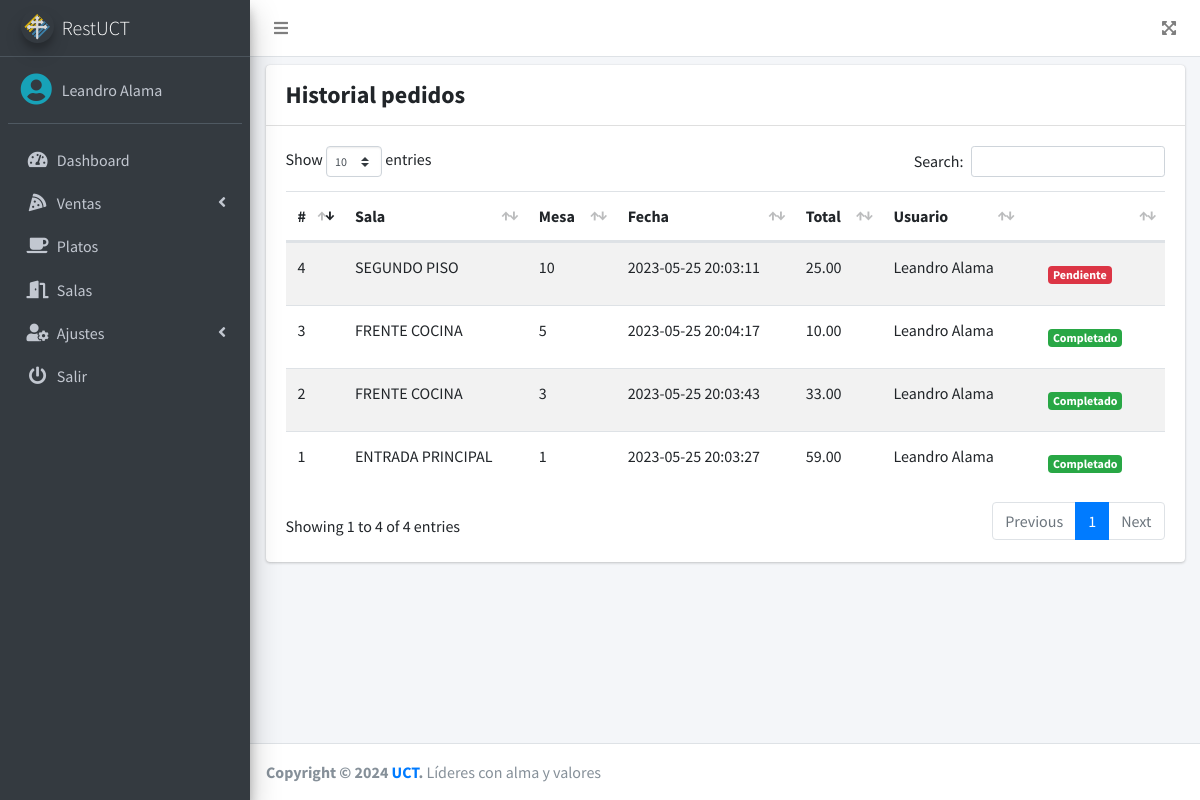
The app's page /src/lista_ventas.php (signed in) with its own data.
### tables this page shows
CREATE TABLE `pedidos` (
  `id` int(11) NOT NULL,
  `id_sala` int(11) NOT NULL,
  `num_mesa` int(11) NOT NULL,
  `fecha` timestamp NOT NULL DEFAULT current_timestamp() ON UPDATE current_timestamp(),
  `total` decimal(10,2) NOT NULL,
  `observacion` text DEFAULT NULL,
  `estado` enum('PENDIENTE','FINALIZADO') NOT NULL DEFAULT 'PENDIENTE',
  `id_usuario` int(11) NOT NULL
);

CREATE TABLE `salas` (
  `id` int(11) NOT NULL,
  `nombre` varchar(100) NOT NULL,
  `mesas` int(11) NOT NULL,
  `estado` int(11) NOT NULL DEFAULT 1
);

CREATE TABLE `usuarios` (
  `id` int(11) NOT NULL,
  `nombre` varchar(200) NOT NULL,
  `correo` varchar(200) NOT NULL,
  `pass` varchar(50) NOT NULL,
  `rol` int(11) NOT NULL,
  `estado` int(11) NOT NULL DEFAULT 1
);

### src/lista_ventas.php (the view, shortened to what this page needs)
<?php
if ($_SESSION['rol'] == 1 || $_SESSION['rol'] == 2) {
    require_once "../conexion.php";
    $query = mysqli_query($conexion, "SELECT p.*, s.nombre AS sala, u.nombre FROM pedidos p INNER JOIN salas s ON p.id_sala = s.id INNER JOIN usuarios u ON p.id_usuario = u.id");
    include_once "includes/header.php";
?>
    <div class="card">
        <div class="card-header">
            Historial pedidos
        </div>
        <div class="card-body">
            <div class="table-responsive">
                <table class="table table-striped" id="tbl">
                    <thead>
                        <tr>
                            <th>#</th>
                            <th>Sala</th>
                            <th>Mesa</th>
                            <th>Fecha</th>
                            <th>Total</th>
                            <th>Usuario</th>
                            <th></th>
                        </tr>
                    </thead>
                    <tbody>
                        <?php while ($row = mysqli_fetch_assoc($query)) {
                            if ($row['estado'] == 'PENDIENTE') {
                                $estado = '<span class="badge badge-danger">Pendiente</span>';
                            } else {
                                $estado = '<span class="badge badge-success">Completado</span>';
                            }
                        ?>
                            <tr>
                                <td><?php echo $row['id']; ?></td>
                                <td><?php echo $row['sala']; ?></td>
                                <td><?php echo $row['num_mesa']; ?></td>
                                <td><?php echo $row['fecha']; ?></td>
                                <td><?php echo $row['total']; ?></td>
                                <td><?php echo $row['nombre']; ?></td>
                                <td>
                                    <a href="#" class="btn"><?php echo $estado; ?></a>
                                </td>
                            </tr>
                        <?php } ?>
                    </tbody>
                </table>
            </div>
        </div>
    </div>
<?php include_once "includes/footer.php";
} else {
    header('Location: permisos.php');
}
?>

### records on screen
pedidos: id "1", id_sala.nombre "ENTRADA PRINCIPAL", num_mesa "1", fecha "2023-05-25 20:03:27", total "59.00", id_usuario.nombre "Leandro Alama", estado "Completado"
pedidos: id "2", id_sala.nombre "FRENTE COCINA", num_mesa "3", fecha "2023-05-25 20:03:43", total "33.00", id_usuario.nombre "Leandro Alama", estado "Completado"
pedidos: id "3", id_sala.nombre "FRENTE COCINA", num_mesa "5", fecha "2023-05-25 20:04:17", total "10.00", id_usuario.nombre "Leandro Alama", estado "Completado"
pedidos: id "4", id_sala.nombre "SEGUNDO PISO", num_mesa "10", fecha "2023-05-25 20:03:11", total "25.00", id_usuario.nombre "Leandro Alama", estado "Pendiente"

### other values on screen
$_SESSION['nombre'] "Leandro Alama"
